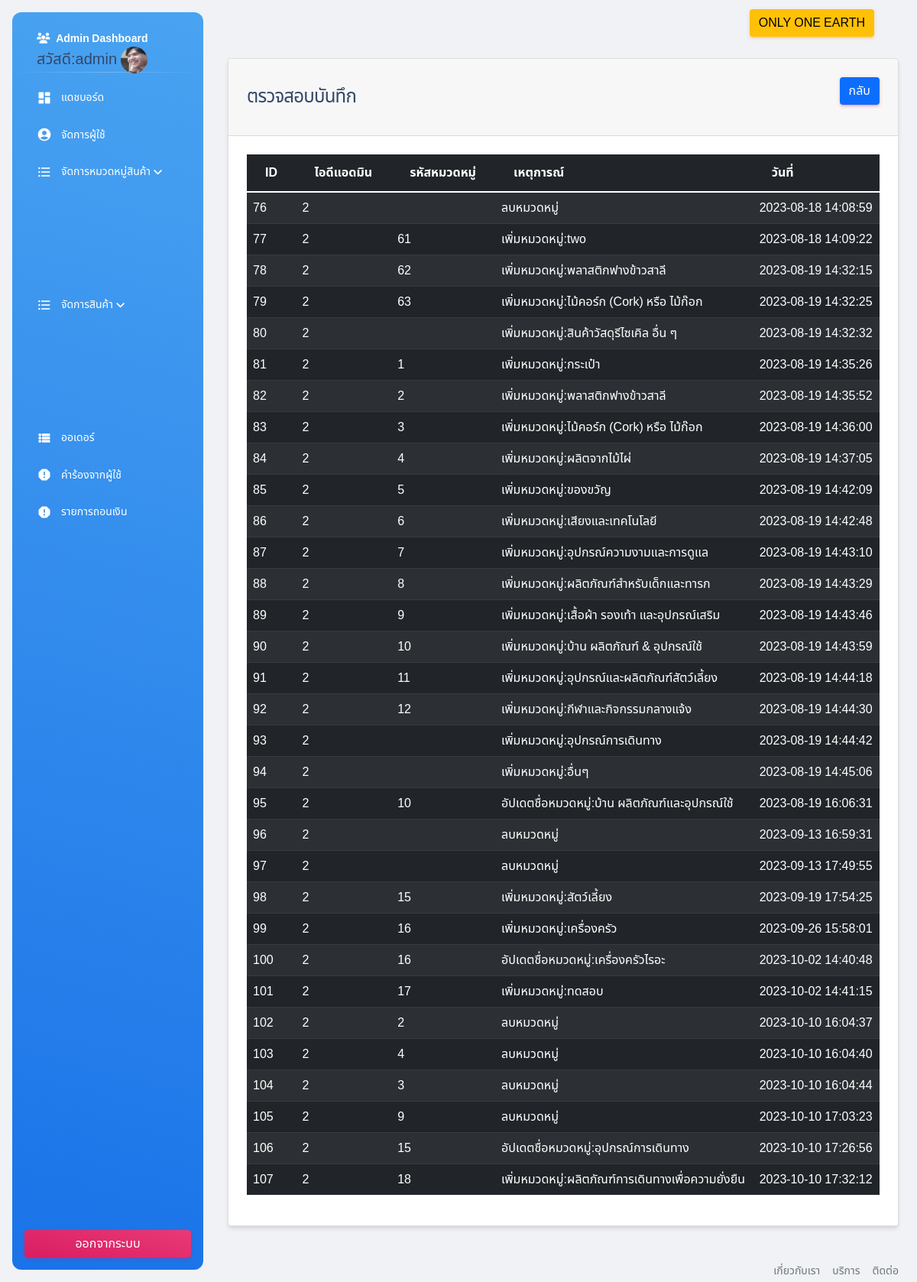
Page /admin/logs_category.php (signed in) on the committed database.
### tables this page shows
CREATE TABLE `category_logs` (
  `cat_logs_id` int(11) NOT NULL,
  `user_id` int(11) DEFAULT NULL,
  `cat_id` int(11) DEFAULT NULL,
  `event` varchar(255) NOT NULL,
  `created_at` datetime NOT NULL DEFAULT current_timestamp()
);

### funtion/myfunction.php (called while the page is built, shortened)
<?php
include('../connection/dbcon.php');
function getLogs_Cat()
{
    global $connection;
    $query = "SELECT `cat_logs_id`, `user_id`, `cat_id`, `event`, `created_at` FROM `category_logs`";
    $query = mysqli_query($connection, $query);
    return $query;
}

### admin/logs_category.php (the view, shortened to what this page needs)
<?php
include('includes/header.php');
?>
<div class="container">
    <div class="row">
        <div class="col-md-12">
            <div class="card">
                <div class="card-header d-flex align-items-center justify-content-between">
                    <h4 class="m-0">ตรวจสอบบันทึก</h4>
                    <a href="category.php" class="btn btn-primary float-end">กลับ</a>
                </div>
                <div class="card-body" id="">
                    <table class="table table-dark table-striped">
                        <thead>
                            <tr>
                                <th>ID</th>
                                <th>ไอดีแอดมิน</th>
                                <th>รหัสหมวดหมู่</th>
                                <th>เหตุการณ์</th>
                                <th>วันที่</th>
                            </tr>
                        </thead>
                        <tbody>
                            <?php
                            $Logs = getLogs_Cat();
                            if (mysqli_num_rows($Logs) > 0) {
                                foreach ($Logs as $item) {
                            ?>
                                    <tr>
                                        <td> <?= $item['cat_logs_id']; ?> </td>
                                        <td> <?= $item['user_id']; ?></td>
                                        <td> <?= $item['cat_id']; ?></td>
                                        <td> <?= $item['event']; ?></td>
                                        <td> <?= $item['created_at']; ?> </td>
                                    </tr>
                                <?php
                                }
                            } else {
                                ?>
                                <tr>
                                    <td colspan="5"> ไม่มีเหตุการณ์ </td>
                                </tr>
                            <?php
                            }
                            ?>
                        </tbody>
                    </table>
                </div>
            </div>
        </div>
    </div>
</div>
<?php include('includes/footer.php'); ?>

### admin/assets/css/custom.css (style rules this page uses)
* { font-family: "Noto Sans Thai", sans-serif; }

### rows in the picture
category_logs: cat_logs_id "76", user "2", event "ลบหมวดหมู่", created_at "2023-08-18 14:08:59"
category_logs: cat_logs_id "77", user "2", cat "61", event "เพิ่มหมวดหมู่:two", created_at "2023-08-18 14:09:22"
category_logs: cat_logs_id "78", user "2", cat "62", event "เพิ่มหมวดหมู่:พลาสติกฟางข้าวสาลี", created_at "2023-08-19 14:32:15"
category_logs: cat_logs_id "79", user "2", cat "63", event "เพิ่มหมวดหมู่:ไม้คอร์ก (Cork) หรือ ไม้ก๊อก", created_at "2023-08-19 14:32:25"
category_logs: cat_logs_id "80", user "2", event "เพิ่มหมวดหมู่:สินค้าวัสดุรีไซเคิล อื่น ๆ", created_at "2023-08-19 14:32:32"
category_logs: cat_logs_id "81", user "2", cat "1", event "เพิ่มหมวดหมู่:กระเป๋า", created_at "2023-08-19 14:35:26"
category_logs: cat_logs_id "82", user "2", cat "2", event "เพิ่มหมวดหมู่:พลาสติกฟางข้าวสาลี", created_at "2023-08-19 14:35:52"
category_logs: cat_logs_id "83", user "2", cat "3", event "เพิ่มหมวดหมู่:ไม้คอร์ก (Cork) หรือ ไม้ก๊อก", created_at "2023-08-19 14:36:00"
category_logs: cat_logs_id "84", user "2", cat "4", event "เพิ่มหมวดหมู่:ผลิตจากไม้ไผ่", created_at "2023-08-19 14:37:05"
category_logs: cat_logs_id "85", user "2", cat "5", event "เพิ่มหมวดหมู่:ของขวัญ", created_at "2023-08-19 14:42:09"
category_logs: cat_logs_id "86", user "2", cat "6", event "เพิ่มหมวดหมู่:เสียงและเทคโนโลยี", created_at "2023-08-19 14:42:48"
category_logs: cat_logs_id "87", user "2", cat "7", event "เพิ่มหมวดหมู่:อุปกรณ์ความงามและการดูแล", created_at "2023-08-19 14:43:10"
category_logs: cat_logs_id "88", user "2", cat "8", event "เพิ่มหมวดหมู่:ผลิตภัณฑ์สําหรับเด็กและทารก", created_at "2023-08-19 14:43:29"
category_logs: cat_logs_id "89", user "2", cat "9", event "เพิ่มหมวดหมู่:เสื้อผ้า รองเท้า และอุปกรณ์เสริม", created_at "2023-08-19 14:43:46"
category_logs: cat_logs_id "90", user "2", cat "10", event "เพิ่มหมวดหมู่:บ้าน ผลิตภัณฑ์ & อุปกรณ์ใช้", created_at "2023-08-19 14:43:59"
category_logs: cat_logs_id "91", user "2", cat "11", event "เพิ่มหมวดหมู่:อุปกรณ์และผลิตภัณฑ์สัตว์เลี้ยง", created_at "2023-08-19 14:44:18"
category_logs: cat_logs_id "92", user "2", cat "12", event "เพิ่มหมวดหมู่:กีฬาและกิจกรรมกลางแจ้ง", created_at "2023-08-19 14:44:30"
category_logs: cat_logs_id "93", user "2", event "เพิ่มหมวดหมู่:อุปกรณ์การเดินทาง", created_at "2023-08-19 14:44:42"
category_logs: cat_logs_id "94", user "2", event "เพิ่มหมวดหมู่:อื่นๆ", created_at "2023-08-19 14:45:06"
category_logs: cat_logs_id "95", user "2", cat "10", event "อัปเดตชื่อหมวดหมู่:บ้าน ผลิตภัณฑ์และอุปกรณ์ใช้", created_at "2023-08-19 16:06:31"
category_logs: cat_logs_id "96", user "2", event "ลบหมวดหมู่", created_at "2023-09-13 16:59:31"
category_logs: cat_logs_id "97", user "2", event "ลบหมวดหมู่", created_at "2023-09-13 17:49:55"
category_logs: cat_logs_id "98", user "2", cat "15", event "เพิ่มหมวดหมู่:สัตว์เลี้ยง", created_at "2023-09-19 17:54:25"
category_logs: cat_logs_id "99", user "2", cat "16", event "เพิ่มหมวดหมู่:เครื่องครัว", created_at "2023-09-26 15:58:01"
category_logs: cat_logs_id "100", user "2", cat "16", event "อัปเดตชื่อหมวดหมู่:เครื่องครัวไรอะ", created_at "2023-10-02 14:40:48"
category_logs: cat_logs_id "101", user "2", cat "17", event "เพิ่มหมวดหมู่:ทดสอบ", created_at "2023-10-02 14:41:15"
category_logs: cat_logs_id "102", user "2", cat "2", event "ลบหมวดหมู่", created_at "2023-10-10 16:04:37"
category_logs: cat_logs_id "103", user "2", cat "4", event "ลบหมวดหมู่", created_at "2023-10-10 16:04:40"
category_logs: cat_logs_id "104", user "2", cat "3", event "ลบหมวดหมู่", created_at "2023-10-10 16:04:44"
category_logs: cat_logs_id "105", user "2", cat "9", event "ลบหมวดหมู่", created_at "2023-10-10 17:03:23"
category_logs: cat_logs_id "106", user "2", cat "15", event "อัปเดตชื่อหมวดหมู่:อุปกรณ์การเดินทาง", created_at "2023-10-10 17:26:56"
category_logs: cat_logs_id "107", user "2", cat "18", event "เพิ่มหมวดหมู่:ผลิตภัณฑ์การเดินทางเพื่อความยั่งยืน", created_at "2023-10-10 17:32:12"

### other values in the picture
$_SESSION['auth_user']['name'] "admin"
